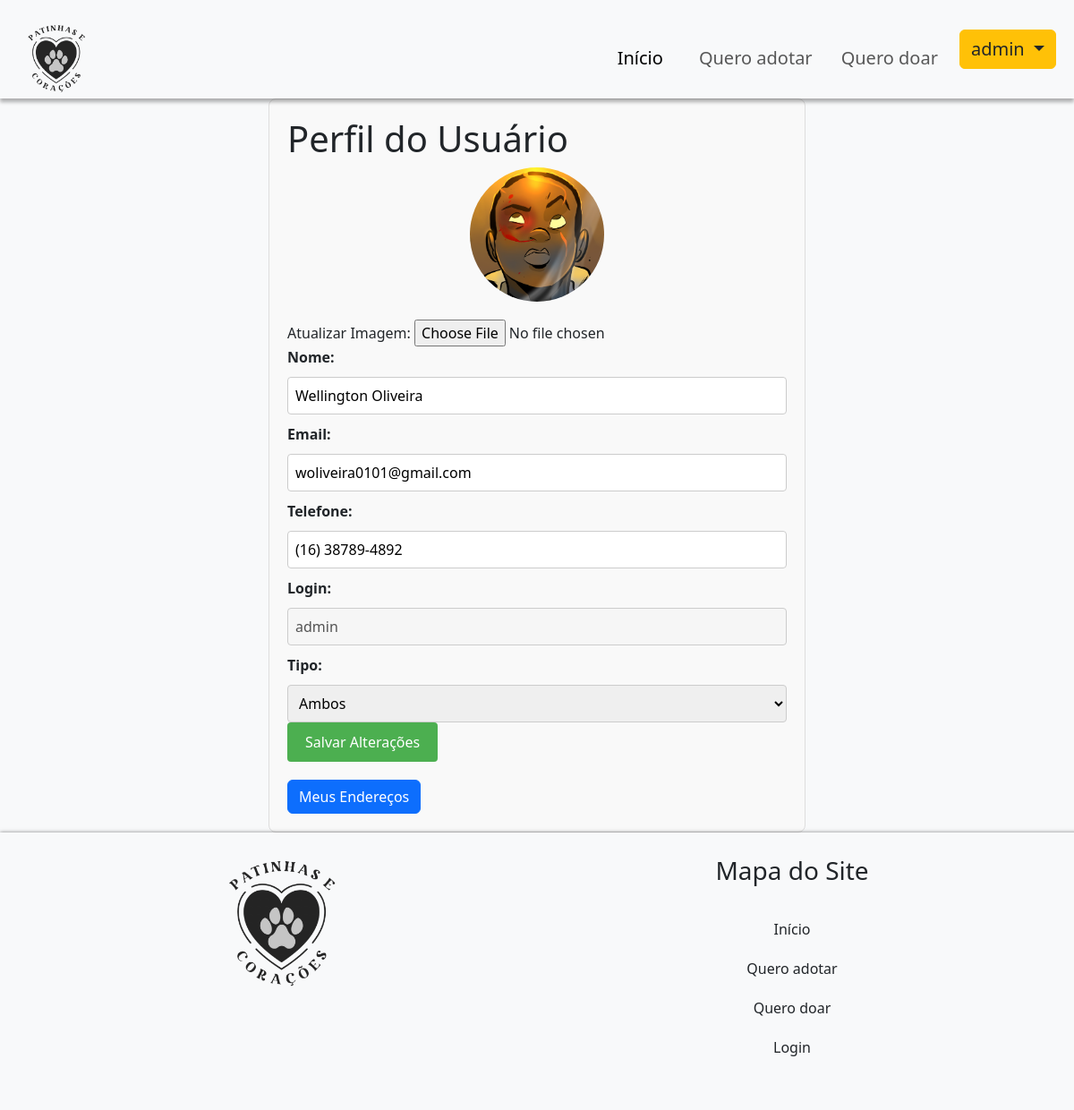
/user/profile (signed in), run on the app's committed database.
### tables this page shows
CREATE TABLE `users`  (
  `user_id` int NOT NULL AUTO_INCREMENT,
  `name` varchar(255) NOT NULL,
  `email` varchar(255) NOT NULL,
  `phone_number` varchar(32) NOT NULL,
  `login` varchar(32) NOT NULL,
  `password` varchar(64) NOT NULL,
  `type` enum('doador','adotante','ambos') NULL DEFAULT NULL,
  `is_active` boolean NULL DEFAULT NULL,
  `image` varchar(255) NULL DEFAULT NULL,
  `created_at` timestamp NULL DEFAULT CURRENT_TIMESTAMP,
  `updated_at` timestamp NULL DEFAULT CURRENT_TIMESTAMP ON UPDATE CURRENT_TIMESTAMP,
  PRIMARY KEY (`user_id`)
);

### app/controllers/Controller.php (called while the page is built, shortened)
<?php
class Controller {
    protected function view($view, $data = []) {
        extract($data);
        require __DIR__ . '/../views/' . $view . '.php';
    }
    protected function isLoggedIn() {
        return isset($_SESSION['user_id']);
    }
    protected function getUserId() {
        if ($this->isLoggedIn()) {
            return $_SESSION['user_id'];
        }
        return null;
    }
}

### public/index.php (called while the page is built, shortened)
<?php
require_once BASE_PATH . '/app/routes/routes.php';

### app/models/Model.php (called while the page is built, shortened)
<?php
class Model {
    protected $conn;
    protected $table;
    public function __construct() {
        $database = new Database();
        $this->conn = $database->getConnection();
    }
    public function getById($id, $idColumn = 'id') {
        $query = "SELECT * FROM " . $this->table . " WHERE $idColumn = :id";
        $stmt = $this->conn->prepare($query);
        $stmt->bindParam(':id', $id);
        $stmt->execute();
        return $stmt->fetch(PDO::FETCH_ASSOC);
    }
}

### app/config/Database.php (called while the page is built, shortened)
<?php
class Database {
    private $host = 'database';
    private $db_name = 'patinhas';
    private $username = 'wellington';
    private $password = 'Univesp2022';
    public function getConnection() {
        $this->conn = null;
        try {
            $this->conn = new PDO("mysql:host=" . $this->host . ";dbname=" . $this->db_name, $this->username, $this->password);
            $this->conn->exec("set names utf8");
        } catch(PDOException $exception) {
            echo "Connection error: " . $exception->getMessage();
        }
        return $this->conn;
    }
}

### app/views/users/profile.php (the view, shortened to what this page needs)
<?php include __DIR__ . '/../include/header.php'; ?>
<div class="main-content">
    <div class="profile-container">
        <h1>Perfil do Usuário</h1>
        <form action="/user/update/<?= htmlspecialchars($user['user_id']) ?>" method="post" enctype="multipart/form-data">
            <?php
            $imagePath = __DIR__ . '/../../../public/assets/img/profiles/' . $user['image'];
            $webImagePath = '/assets/img/profiles/' . $user['image'];
            if (isset($user['image']) && $user['image'] != null && file_exists($imagePath)): ?>
                <div class="user-image">
                    <img src="<?= htmlspecialchars($webImagePath) ?>" alt="Imagem do Usuário" class="profile-img">
                </div>
            <?php else: ?>
                <div class="user-image">
                    <img src="/assets/img/profiles/default-profile.jpg" alt="Imagem Padrão do Usuário" class="profile-img">
                </div>
            <?php endif; ?>
            <div>
                <label for="image">Atualizar Imagem:</label>
                <input type="file" name="image" id="image">
            </div>
            <div class="user-details">
                <label for="name"><strong>Nome:</strong></label>
                <input type="text" name="name" id="name" value="<?= htmlspecialchars($user['name']) ?>">
                <label for="email"><strong>Email:</strong></label>
                <input type="email" name="email" id="email" value="<?= htmlspecialchars($user['email']) ?>">
                <label for="phone_number"><strong>Telefone:</strong></label>
                <input type="text" name="phone_number" id="phone_number" value="<?= htmlspecialchars($user['phone_number']) ?>">
                <label for="login"><strong>Login:</strong></label>
                <input type="text" name="login" id="login" value="<?= htmlspecialchars($user['login']) ?>" disabled>
                <label for="type"><strong>Tipo:</strong></label>
                <select name="type" id="type">
                    <option value="ambos" <?= $user['type'] == 'ambos' ? 'selected' : '' ?>>Ambos</option>
                </select>
            </div>
            <button type="submit">Salvar Alterações</button>
        </form>
        <a href="/address/list" class="btn btn-primary">Meus Endereços</a>
    </div>
</div>
<?php include __DIR__ . '/../include/footer.php'; ?>

### public/assets/css/default-style.css (style rules this page uses)
.main-content { margin-top: 110px; }
.profile-container { max-width: 600px; margin: 0 auto; padding: 20px; border: 1px solid #ddd; border-radius: 8px; background-color: #f9f9f9; }
.user-image { text-align: center; margin-bottom: 20px; }
.profile-img { width: 150px; height: 150px; border-radius: 50%; object-fit: cover; }
.user-details { display: flex; flex-direction: column; gap: 10px; }
.user-details label { font-weight: bold; }
.user-details input, .user-details select { padding: 8px; border: 1px solid #ccc; border-radius: 4px; width: 100%; box-sizing: border-box; }
button[type="submit"] { padding: 10px 20px; background-color: #4CAF50; color: white; border: none; border-radius: 4px; cursor: pointer; }
a { display: inline-block; margin-top: 20px; color: #007BFF; text-decoration: none; }
html, body { height: 100%; margin: 0; }
body { display: flex; flex-direction: column; background-color: #f8f9fa; }

### data on the page
users: image (picture), name "Wellington Oliveira", email "woliveira0101@gmail.com", phone_number "(16) 38789-4892", login "admin", type "Ambos"

### other printed values
$_SESSION['user_login'] "admin"
